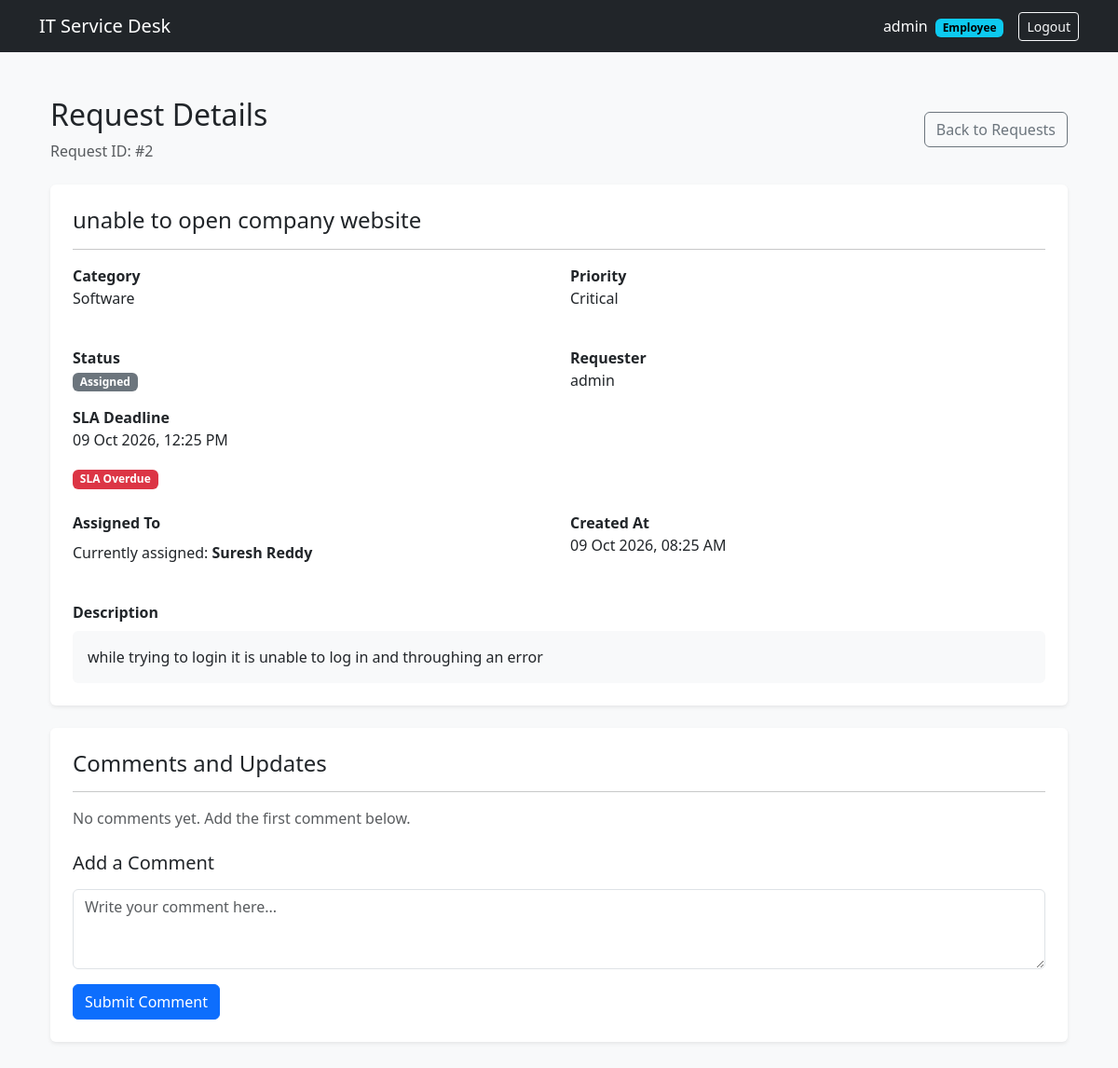
Screenshot of /request/2/ (signed in) with the database file from the repository.
### services/models.py (models this page shows, shortened)
class ServiceRequest(models.Model):
    PRIORITY_CHOICES = [
        ("Critical", "Critical"),
        ("High", "High"),
        ("Medium", "Medium"),
        ("Low", "Low"),
    ]
    STATUS_CHOICES = [
        ("New", "New"),
        ("Assigned", "Assigned"),
        ("In Progress", "In Progress"),
        ("On Hold", "On Hold"),
        ("Resolved", "Resolved"),
        ("Closed", "Closed"),
    ]
    requester = models.ForeignKey(
        User,
        on_delete=models.PROTECT,
        related_name="created_requests"
    )
    subject = models.CharField(max_length=200)
    description = models.TextField()
    category = models.ForeignKey(
        Category,
        on_delete=models.PROTECT,
        related_name="requests"
    )
    priority = models.CharField(
        max_length=20,
        choices=PRIORITY_CHOICES,
        default="Medium",
        db_index=True
    )
    status = models.CharField(
        max_length=20,
        choices=STATUS_CHOICES,
        default="New",
        db_index=True
    )
    assignee = models.ForeignKey(
        User,
        on_delete=models.PROTECT,
        null=True,
        blank=True,
        related_name="assigned_requests"
    )
    created_at = models.DateTimeField(auto_now_add=True)
    updated_at = models.DateTimeField(auto_now=True)
    resolution_details = models.TextField(blank=True)
    resolved_by = models.ForeignKey(
        User,
        on_delete=models.PROTECT,
        null=True,
        blank=True,
        related_name="resolved_requests"
    )
    resolved_at = models.DateTimeField(null=True, blank=True)
    closed_at = models.DateTimeField(null=True, blank=True)
    @property
    def sla_deadline(self):
        sla = SLAConfig.objects.filter(
            priority=self.priority
        ).first()
        if not sla:
            return None
        return self.created_at + timedelta(hours=sla.hours)
    @property
    def is_sla_overdue(self):
        if self.status in ["Resolved", "Closed"]:
            return False
        deadline = self.sla_deadline
        if deadline is None:
            return False
        return timezone.now() > deadline
    class Meta:
        ordering = ["-created_at"]
        indexes = [
            models.Index(fields=["status", "priority"]),
            models.Index(fields=["created_at"]),
        ]

class Category(models.Model):
    name = models.CharField(max_length=100, unique=True)
    description = models.TextField(blank=True)
    def __str__(self):
        return self.name

class SLAConfig(models.Model):
    PRIORITY_CHOICES = [
        ("Critical", "Critical"),
        ("High", "High"),
        ("Medium", "Medium"),
        ("Low", "Low"),
    ]
    priority = models.CharField(
        max_length=20,
        choices=PRIORITY_CHOICES,
        unique=True
    )
    hours = models.PositiveIntegerField(
        validators=[MinValueValidator(1)]
    )

### services/views.py (the view)
# urls.py: path("request/<int:request_id>/", views.request_detail, name="request_detail"),
@login_required(login_url="login")
def request_detail(request, request_id):
    service_request = get_object_or_404(ServiceRequest, id=request_id)
    is_allowed = (
        service_request.requester_id == request.user.id
        or can_view_all_requests(request.user)
    )
    if not is_allowed:
        return _deny(request, "You are not allowed to view this request.")
    if request.method == "POST":
        form = RequestCommentForm(request.POST)
        if form.is_valid():
            comment = form.save(commit=False)
            comment.request = service_request
            comment.author = request.user
            comment.save()
            messages.success(request, "Comment added successfully.")
            return redirect("request_detail", request_id=request_id)
    else:
        form = RequestCommentForm()
    comments = RequestComment.objects.filter(
        request=service_request
    ).select_related("author").order_by("created_at")
    technicians = []
    if can_assign_technician(request.user):
        technicians = User.objects.filter(
            groups__name="Technician", is_active=True
        ).distinct()
    return render(request, "services/request_detail.html", {
        "service_request": service_request,
        "comments": comments,
        "form": form,
        "technicians": technicians,
        "status_choices": ServiceRequest.STATUS_CHOICES,
    })

### services/forms.py
class RequestCommentForm(forms.ModelForm):
    class Meta:
        model = RequestComment
        fields = ["comment"]
        widgets = {
            "comment": forms.Textarea(attrs={
                "class": "form-control",
                "rows": 3,
                "placeholder": "Write your comment here..."
            }),
        }

### services/context_processors.py (called while the page is built)
def roles(request):
    user = request.user
    return {
        "is_it_staff": is_it_staff(user),
        "can_create_request": can_create_request(user),
        "can_assign_technician": can_assign_technician(user),
        "can_update_status": can_update_status(user),
    }

### services/permissions.py (called while the page is built)
def is_it_staff(user):
    return (
        user.is_authenticated
        and not user.is_superuser
        and (
            user.username == "pavan"
            or user.groups.filter(name="Technician").exists()
        )
    )

def can_create_request(user):
    return user.is_authenticated and not is_it_staff(user)

def can_assign_technician(user):
    return is_it_staff(user)

def can_update_status(user):
    return is_it_staff(user)

### services/templates/services/request_detail.html (shortened to what this page needs)
{% extends "services/base.html" %}
{% block content %}
<div class="container-fluid py-4">
    <div class="d-flex justify-content-between align-items-center mb-4">
        <div>
            <h2>Request Details</h2>
            <p class="text-muted mb-0">
                Request ID: #{{ service_request.id }}
            </p>
        </div>
        <a href="{% url 'request_list' %}" class="btn btn-outline-secondary">
            Back to Requests
        </a>
    </div>
    <div class="card shadow-sm border-0 mb-4">
        <div class="card-body p-4">
            <h4>{{ service_request.subject }}</h4>
            <hr>
            <div class="row g-4">
                <div class="col-md-6">
                    <strong>Category</strong>
                    <p>{{ service_request.category }}</p>
                </div>
                <div class="col-md-6">
                    <strong>Priority</strong>
                    <p>{{ service_request.priority }}</p>
                </div>
                <div class="col-md-6">
                    <strong>Status</strong>
                    <p><span class="badge text-bg-secondary">{{ service_request.status }}</span></p>
                    <div class="mt-3">
                        <strong>SLA Deadline</strong>
                        {% if service_request.sla_deadline %}
                            <p>{{ service_request.sla_deadline|date:"d M Y, h:i A" }}</p>
                            {% if service_request.status == "Resolved" or service_request.status == "Closed" %}
                                <span class="badge text-bg-success">Completed</span>
                            {% elif service_request.is_sla_overdue %}
                                <span class="badge text-bg-danger">SLA Overdue</span>
                            {% else %}
                                <span class="badge text-bg-success">Within SLA</span>
                                <p class="text-muted small mt-1">
                                    Time remaining: {{ service_request.sla_remaining }}
                                </p>
                            {% endif %}
                        {% else %}
                            <p class="text-muted">
                                No SLA configuration found for this priority.
                            </p>
                        {% endif %}
                    </div>
                </div>
                <div class="col-md-6">
                    <strong>Requester</strong>
                    <p>{{ service_request.requester.username }}</p>
                </div>
                <div class="col-md-6">
                    <strong>Assigned To</strong>
                    <p class="mt-2">
                        Currently assigned:
                        <strong>
                            {% if service_request.assignee %}
                                {{ service_request.assignee.get_full_name|default:service_request.assignee.username }}
                            {% else %}
                                Not Assigned
                            {% endif %}
                        </strong>
                    </p>
                </div>
                <div class="col-md-6">
                    <strong>Created At</strong>
                    <p>{{ service_request.created_at|date:"d M Y, h:i A" }}</p>
                </div>
                <div class="col-12">
                    <strong>Description</strong>
                    <div class="bg-light p-3 rounded mt-2">
                        {{ service_request.description|linebreaksbr }}
                    </div>
                </div>
            </div>
        </div>
    </div>
    <div class="card shadow-sm border-0 mb-4">
        <div class="card-body p-4">
            <h4 class="mb-3">Comments and Updates</h4>
            <hr>
            {% for comment in comments %}
                <div class="border rounded p-3 mb-3">
                    <div class="d-flex justify-content-between align-items-center flex-wrap">
                        <strong>{{ comment.author.username }}</strong>
                        <small class="text-muted">
                            {{ comment.created_at|date:"d M Y, h:i A" }}
                        </small>
                    </div>
                    <p class="mb-0 mt-2">
                        {{ comment.comment|linebreaksbr }}
                    </p>
                </div>
            {% empty %}
                <p class="text-muted">No comments yet. Add the first comment below.</p>
            {% endfor %}
            <div class="mt-4">
                <h5 class="mb-3">Add a Comment</h5>
                <form method="POST">
                    <div class="mb-3">
                        {{ form.comment }}
                    </div>
                    <button type="submit" class="btn btn-primary">
                        Submit Comment
                    </button>
                </form>
            </div>
        </div>
    </div>
</div>
{% endblock %}

### services/templates/services/base.html (shortened to what this page needs)
<!DOCTYPE html>
<html lang="en">
<head>
    <link
        href="https://cdn.jsdelivr.net/npm/bootstrap@5.3.3/dist/css/bootstrap.min.css"
        rel="stylesheet"
    >
</head>
<body class="bg-light">
<nav class="navbar navbar-dark bg-dark">
    <div class="container">
        <a class="navbar-brand" href="{% url 'request_list' %}">
            IT Service Desk
        </a>
        {% if user.is_authenticated %}
            <div class="d-flex align-items-center gap-3">
                <span class="text-white">
                    {{ user.username }}
                    <span class="badge text-bg-info ms-1">
                        {% if is_it_staff %}IT Staff{% else %}Employee{% endif %}
                    </span>
                </span>
                <form method="post" action="{% url 'logout' %}">
                    <button class="btn btn-outline-light btn-sm"
                            type="submit">
                        Logout
                    </button>
                </form>
            </div>
        {% endif %}
    </div>
</nav>
<main class="container py-4">
    {% block content %}{% endblock %}
</main>
</body>
</html>

### rows the page displays
ServiceRequest: id "2", subject "unable to open company website", category "Software", priority "Critical", status "Assigned", sla_deadline "09 Oct 2026, 12:25 PM", requester.username "admin", assignee.get_full_name "Suresh Reddy", created_at "09 Oct 2026, 08:25 AM", description "while trying to login it is unable to log in and throughing an error"

### other values shown
{{ user.username }} "admin"
